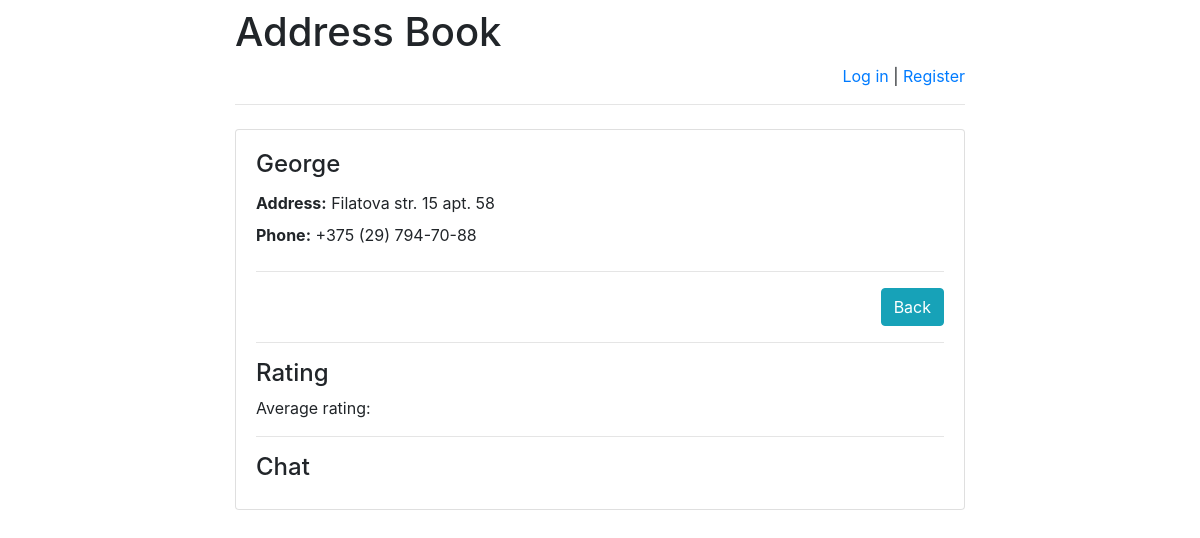
The app's page /addressbook/1/, older data.
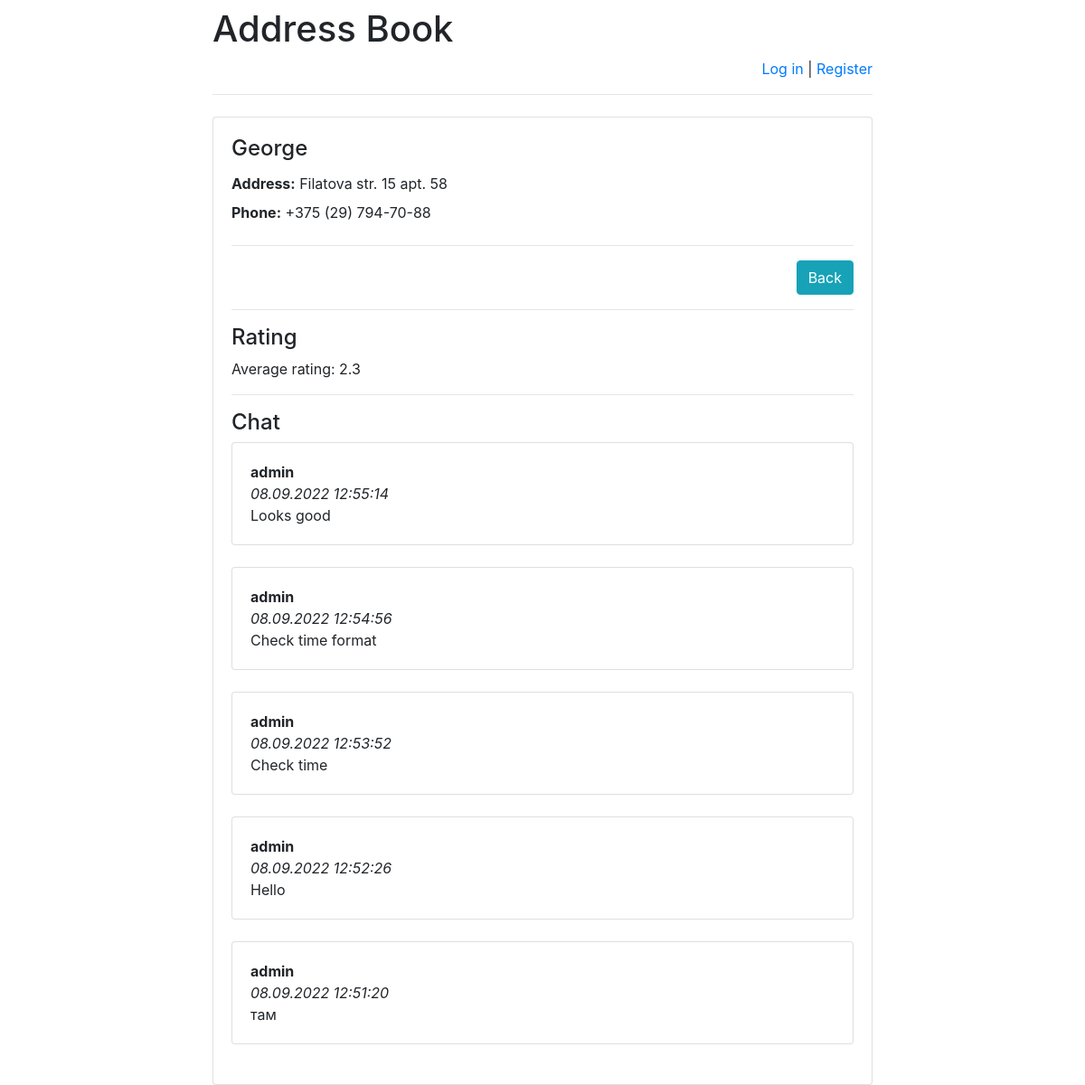
The same page, newer data.
### addressbook/models.py (models this page shows)
class Person(models.Model):
    person_text = models.CharField(max_length=255)
    pub_date = models.DateTimeField('date published')

class Address(models.Model):
    person = models.ForeignKey(Person, on_delete=models.CASCADE)
    address = models.CharField(max_length=255)
    phone = models.CharField(max_length=255)

class Message(models.Model):
    chat = models.ForeignKey(Person, verbose_name='Chat under person', on_delete=models.CASCADE)
    author = models.ForeignKey(User, verbose_name='User', on_delete=models.CASCADE)
    message = models.TextField('Message')
    pub_date = models.DateTimeField('Message date', default=timezone.now)

### addressbook/views.py (the view)
# urls.py: re_path(r'^([0-9]+)/$', views.address, name='address'),
def address(request, person_id):
    error_message = None
    mark_date = None
    if "error_message" in request.GET:
        error_message = request.GET["error_message"]
    mark_person = Mark.objects.filter(person_id=person_id).filter(author_id=request.user.id).all()
    if mark_person:
        mark_date = mark_person[0].pub_date
    return render(
        request,
        "address.html",
        {
            "person": get_object_or_404(Person, pk=person_id),
            "error_message": error_message,
            "latest_messages":
                Message.objects
                    .filter(chat_id=person_id)
                    .order_by('-pub_date')[:5],
            "already_rated_by_user":
                Mark.objects
                    .filter(author_id=request.user.id)
                    .filter(person_id=person_id)
                    .count(),
            "user_rating":
                Mark.objects
                    .filter(author_id=request.user.id)
                    .filter(person_id=person_id)
                    .aggregate(Avg('mark'))
                ["mark__avg"],
            "avg_mark":
                Mark.objects
                    .filter(person_id=person_id)
                    .aggregate(Avg('mark'))
                ["mark__avg"],
            "mark_date":
                mark_date
        }
    )

### templates/address.html (shortened to what this page needs)
{% extends 'base.html' %}
{% block main %}
    <h4 class="card-title">{{ person.person_text }}</h4>
    {% for address in person.address_set.all %}
        <label><b>Address:</b> </label>  {{ address.address }}<br>
        <label><b>Phone:</b> </label> {{ address.phone }}
        </label><br>
    {% endfor %}
    <hr>
    <div style="text-align: right">
        <a href=".." class="btn btn-info">Back</a>
    </div>
    <hr>
    <h4>Rating</h4>
    <p>Average rating:
        <span id="avg_mark_span">
            {{ avg_mark|floatformat:"1" }}
        </span>
    </p>
    <hr>
    <h4>Chat</h4>
    <div id="history">
        {% for message in latest_messages %}
            <div class="card">
                <div class="card-body">
                    <strong>
                        {{ message.author.username }}
                    </strong>
                    <br/>
                    <em>
                        {{ message.pub_date|date:'d.m.Y H:i:s' }}
                    </em>
                    <br/>
                    {{ message.message }}
                </div>
            </div>
            <br/>
        {% endfor %}
    </div>
{% endblock %}

### templates/base.html (shortened to what this page needs)
<!doctype html>
<html lang="en">
<head>
    <link rel="stylesheet"
          href="https://stackpath.bootstrapcdn.com/bootstrap/4.1.3/css/bootstrap.min.css">
</head>
<body>
<div class="container">
    <div class="row justify-content-center">
        <div class="col-8">
            <h1 class="mt-2">Address Book</h1>
            {% if user.is_authenticated %}
                <p class="text-right">
                    Hello, {{ user.username }}!
                    <a href="/addressbook/logout">Log out</a> |
                    <a href="/addressbook/password-change">
                        Change password
                    </a>
                    {% if user.is_staff %}
                        | <a href="/addressbook/admin">Admin panel</a>
                    {% endif %}
                </p>
            {% else %}
                <p class="text-right">
                    <a href="/addressbook/login">Log in</a> |
                    <a href="/addressbook/register">Register</a>
                </p>
            {% endif %}
            <hr class="mt-0 mb-4">
            <div class="card">
                <div class="card-body">
                    {% block main %}
                    {% endblock %}
                </div>
            </div>
        </div>
    </div>
</div>
</body>
</html>

Row changes from the older to the newer data that the page shows:
added Message: author.username "admin", pub_date "08.09.2022 12:55:14", message "Looks good"
added Message: author.username "admin", pub_date "08.09.2022 12:54:56", message "Check time format"
added Message: author.username "admin", pub_date "08.09.2022 12:53:52", message "Check time"
added Message: author.username "admin", pub_date "08.09.2022 12:52:26", message "Hello"
added Message: author.username "admin", pub_date "08.09.2022 12:51:20", message "там"
Text that changed along with them:
{{ avg_mark|floatformat:"1" }}: (not shown) → "2.3"
